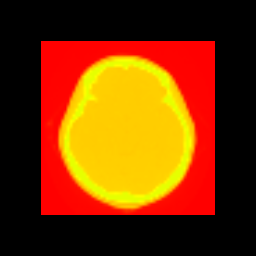

Generate this figure with Python:
#!/usr/bin/env python

# Map scalar data to RGBA colors with block streaming using vtkImageDataStreamer.

# Factory overrides
import vtkmodules.vtkInteractionStyle  # noqa: F401
import vtkmodules.vtkRenderingFreeType  # noqa: F401
import vtkmodules.vtkRenderingOpenGL2  # noqa: F401

import os

from vtkmodules.vtkCommonCore import (
    vtkLookupTable,
    vtkMultiThreader,
)
from vtkmodules.vtkIOImage import vtkImageReader
from vtkmodules.vtkImagingCore import (
    vtkImageDataStreamer,
    vtkImageMapToColors,
)
from vtkmodules.vtkRenderingCore import (
    vtkImageActor,
    vtkRenderWindow,
    vtkRenderWindowInteractor,
    vtkRenderer,
)

vtkMultiThreader.SetGlobalMaximumNumberOfThreads(1)

# Image pipeline
reader = vtkImageReader()
reader.SetDataByteOrderToLittleEndian()
reader.SetDataExtent(0, 63, 0, 63, 1, 93)
reader.SetDataSpacing(3.2, 3.2, 1.5)
data_dir = os.environ.get("VPE_DATA_DIR", os.path.dirname(os.path.abspath(__file__)))

reader.SetFilePrefix(os.path.join(data_dir, "headsq", "quarter"))
reader.SetDataMask(0x7fff)

# Lookup table
lut = vtkLookupTable()
lut.SetTableRange(0, 1800)
lut.SetSaturationRange(1, 1)
lut.SetHueRange(0.0, 0.2)
lut.SetValueRange(1, 1)
lut.SetAlphaRange(1, 1)
lut.Build()

# Map to RGBA
map_to_rgba = vtkImageMapToColors()
map_to_rgba.SetInputConnection(reader.GetOutputPort())
map_to_rgba.SetOutputFormatToRGBA()
map_to_rgba.SetLookupTable(lut)

# Stream in blocks
image_streamer = vtkImageDataStreamer()
image_streamer.SetInputConnection(map_to_rgba.GetOutputPort())
image_streamer.SetNumberOfStreamDivisions(8)
image_streamer.UpdateInformation()
image_streamer.GetExtentTranslator().SetSplitModeToBlock()
image_streamer.Update()

# Display with vtkImageActor
image_actor = vtkImageActor()
image_actor.GetMapper().SetInputConnection(image_streamer.GetOutputPort())

# Renderer
renderer = vtkRenderer()
renderer.AddActor(image_actor)

# Window
render_window = vtkRenderWindow()
render_window.AddRenderer(renderer)
render_window.SetSize(256, 256)
render_window.SetWindowName("map to rgba block streaming")

# Scene
renderer.ResetCamera()

# Interactor
interactor = vtkRenderWindowInteractor()
interactor.SetRenderWindow(render_window)

interactor.Initialize()
interactor.Start()
